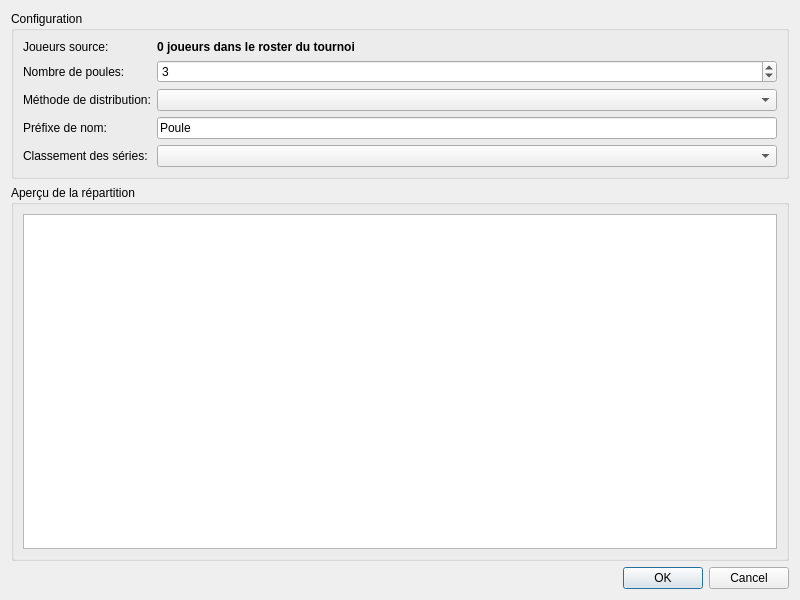
<?xml version="1.0" encoding="UTF-8"?>
<ui version="4.0">
 <class>DialogCreatePools</class>
 <widget class="QDialog" name="DialogCreatePools">
  <property name="geometry">
   <rect>
    <x>0</x>
    <y>0</y>
    <width>800</width>
    <height>600</height>
   </rect>
  </property>
  <property name="windowTitle">
   <string>Créer des poules</string>
  </property>
  <layout class="QVBoxLayout" name="verticalLayout">
   <item>
    <widget class="QGroupBox" name="groupBoxConfig">
     <property name="title">
      <string>Configuration</string>
     </property>
     <layout class="QFormLayout" name="formLayout">
      <item row="0" column="0">
       <widget class="QLabel" name="labelSource">
        <property name="text">
         <string>Joueurs source:</string>
        </property>
       </widget>
      </item>
      <item row="0" column="1">
       <widget class="QLabel" name="labelSourceCount">
        <property name="font">
         <font>
          <bold>true</bold>
         </font>
        </property>
        <property name="text">
         <string>0 joueurs dans le roster du tournoi</string>
        </property>
       </widget>
      </item>
      <item row="1" column="0">
       <widget class="QLabel" name="labelPoolCount">
        <property name="text">
         <string>Nombre de poules:</string>
        </property>
       </widget>
      </item>
      <item row="1" column="1">
       <widget class="QSpinBox" name="spinBoxPoolCount">
        <property name="minimum">
         <number>2</number>
        </property>
        <property name="maximum">
         <number>20</number>
        </property>
        <property name="value">
         <number>3</number>
        </property>
       </widget>
      </item>
      <item row="2" column="0">
       <widget class="QLabel" name="labelMethod">
        <property name="text">
         <string>Méthode de distribution:</string>
        </property>
       </widget>
      </item>
      <item row="2" column="1">
       <widget class="QComboBox" name="comboBoxMethod">
       </widget>
      </item>
      <item row="3" column="0">
       <widget class="QLabel" name="labelPrefix">
        <property name="text">
         <string>Préfixe de nom:</string>
        </property>
       </widget>
      </item>
      <item row="3" column="1">
       <widget class="QLineEdit" name="lineEditPrefix">
        <property name="text">
         <string>Poule</string>
        </property>
       </widget>
      </item>
      <item row="4" column="0">
       <widget class="QLabel" name="labelRanking">
        <property name="text">
         <string>Classement des séries:</string>
        </property>
       </widget>
      </item>
      <item row="4" column="1">
       <widget class="QComboBox" name="comboBoxRanking">
       </widget>
      </item>
     </layout>
    </widget>
   </item>
   <item>
    <widget class="QGroupBox" name="groupBoxPreview">
     <property name="title">
      <string>Aperçu de la répartition</string>
     </property>
     <layout class="QVBoxLayout" name="verticalLayout_2">
      <item>
       <widget class="QTableWidget" name="tableWidgetPreview">
        <property name="selectionMode">
         <enum>QAbstractItemView::SingleSelection</enum>
        </property>
        <property name="alternatingRowColors">
         <bool>true</bool>
        </property>
       </widget>
      </item>
     </layout>
    </widget>
   </item>
   <item>
    <widget class="QDialogButtonBox" name="buttonBox">
     <property name="orientation">
      <enum>Qt::Horizontal</enum>
     </property>
     <property name="standardButtons">
      <set>QDialogButtonBox::Cancel|QDialogButtonBox::Ok</set>
     </property>
    </widget>
   </item>
  </layout>
 </widget>
 <resources/>
 <connections>
  <connection>
   <sender>buttonBox</sender>
   <signal>rejected()</signal>
   <receiver>DialogCreatePools</receiver>
   <slot>reject()</slot>
   <hints>
    <hint type="sourcelabel">
     <x>316</x>
     <y>260</y>
    </hint>
    <hint type="destinationlabel">
     <x>286</x>
     <y>274</y>
    </hint>
   </hints>
  </connection>
 </connections>
</ui>
